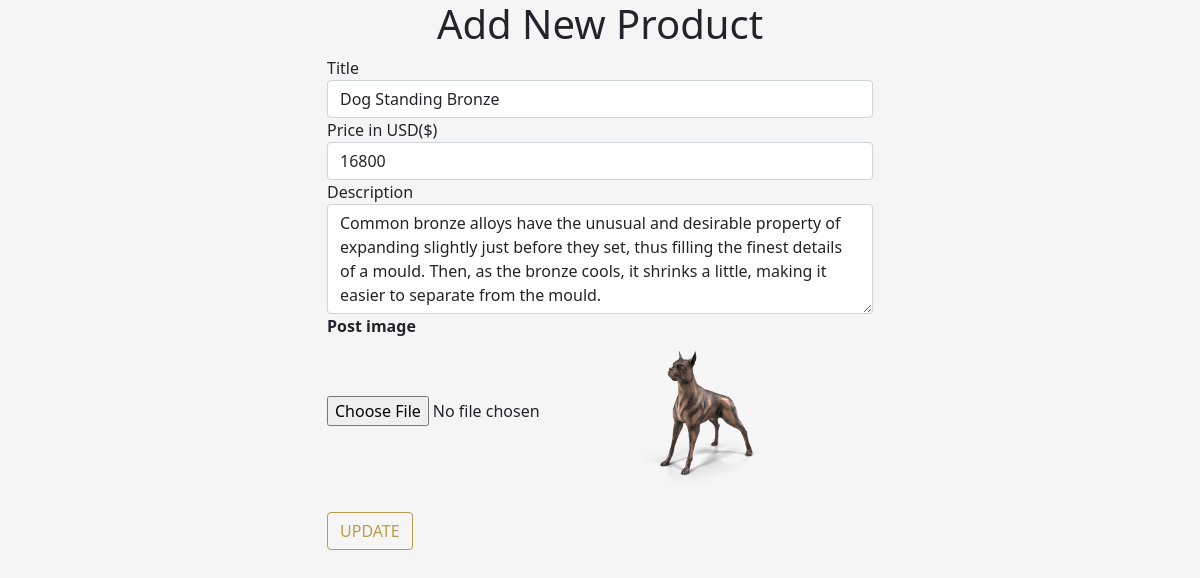
The app's page /seller/edit.php?id=17 with its own data.
### tables this page shows
CREATE TABLE `post` (
  `post_id` int(10) NOT NULL,
  `title` varchar(50) NOT NULL,
  `price` int(6) NOT NULL,
  `descrip` longtext NOT NULL,
  `seller` int(11) NOT NULL,
  `img` varchar(100) NOT NULL
);

### seller/edit.php (the view, shortened to what this page needs)
<?php
 include "../config.php";
 $id = $_GET["id"];
?>
<head>
<link rel="stylesheet" href="../css/bootstrap.css">
    <link rel="stylesheet" href="../css/Home.css">
</head>
 <body>
     <?php
        $show = "SELECT * FROM post WHERE post_id = '{$id}'";
        $show1 = mysqli_query($conn, $show);
        while($row = mysqli_fetch_assoc($show1)){
             ?>
 <div id="admin-content ">
      <div class="container ">
         <div class="row d-flex justify-content-center">
             <div class="col-md-12 text-center">
                 <h1 class="admin-heading">Add New Product</h1>
             </div>
              <div class="col-md-offset-3 col-md-6">
                  <form  action="<?php $_SERVER['PHP_SELF']; ?>" method="POST" enctype="multipart/form-data">
                      <div class="form-group">
                          <label for="post_title">Title</label>
                          <input type="text" name="post_title" class="form-control" value="<?php echo $row["title"]; ?>" required max="40" autocomplete="off" autocapitalize="on">
                      </div>
                      <div class="form-group">
                          <label for="post_price">Price in USD($)</label>
                          <input type="text" name="post_price" class="form-control" value="<?php echo $row["price"]; ?>" required max="40" autocomplete="off">
                      </div>
                      <div class="form-group">
                          <label for="exampleInputPassword1"> Description</label>
                          <textarea name="postdesc" class="form-control" rows="4"  required><?php echo $row["descrip"]; ?></textarea>
                      </div>
                      <div class="form-group">
                          <label for="exampleInputPassword1" class="fw-bold">Post image</label><br>
                          <input type="file" name="fileToUpload" value="<?php echo $row["img"]; ?>" required>
                          <img  src="../upload/<?php echo $row['img']; ?>" height="150px">
                      </div>
                      <input type="submit" name="save" class="btn all mt-4" value="UPDATE"/>
                  </form>
              </div>
          </div>
      </div>
  </div>
  <?php } ?>
 </body>

### css/Home.css (style rules this page uses)
body { margin: 0; background-color: #f5f5f5ff ; }
.all { border: 1px solid rgba(184,157,79,1) ; background-color: #f5f5f5; color: rgba(184,157,79,1); transition: color 0.3s ease; text-decoration: none; }

### records on screen
post: post_title "Dog Standing Bronze", post_price "16800", postdesc "Common bronze alloys have the unusual and desirable property of expanding slightly just before they set, thus filling the finest details of a mould. Then, as the bronze cools, it shrinks a little, making it easier to separate from the mould.", img (picture)
